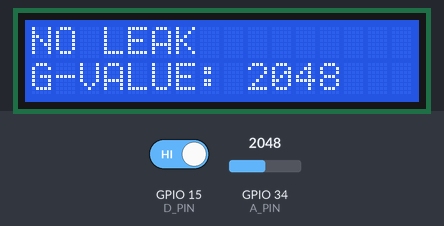
Bench run of a sketch on a simulated ESP32. Parts: 16×2 character LCD. The inputs (shaded band) are chosen by the test bench; at power-on: GPIO 15 (D_PIN) HIGH, GPIO 34 (A_PIN) = 2048.

Above: at 2.2 s.
2.3 s: GPIO 15 (D_PIN) driven LOW
At 3.0 s:
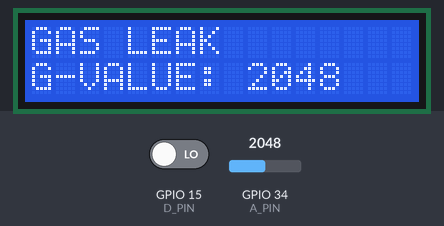
4.1 s: GPIO 34 (A_PIN) set to 2866
At 5.2 s:
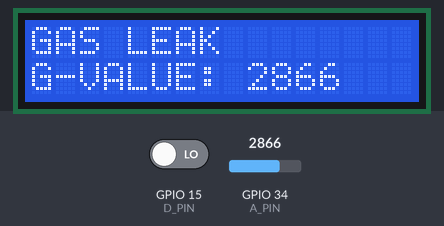
5.7 s: GPIO 34 (A_PIN) set to 3603
At 6.3 s:
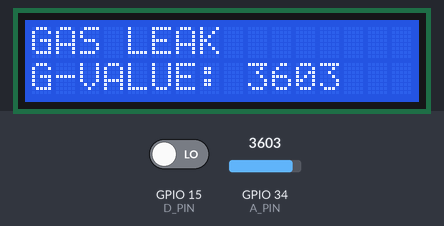
7.2 s: GPIO 15 (D_PIN) driven HIGH
At 8.5 s:
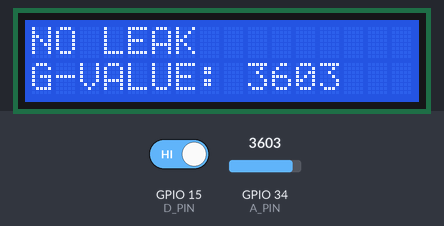
8.8 s: GPIO 34 (A_PIN) set to 4095
At 9.8 s:
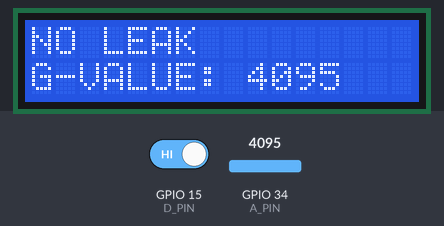
Timing chart, 0 to 11.4 s (numbered marks = the images above; inputs shaded):
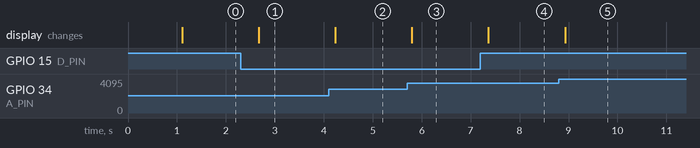

The sketch:

main.ino
```cpp
#include <LiquidCrystal_I2C.h>
#include <Wire.h>

LiquidCrystal_I2C lcd(0x27, 16, 2);

#define A_PIN 34
#define D_PIN 15

void setup() {
  // put your setup code here, to run once:

  Wire.begin(21, 22);

  pinMode(A_PIN,INPUT);
  pinMode(D_PIN,INPUT);

  lcd.init();
  lcd.backlight();

  lcd.setCursor(0, 0);
  lcd.print("MQ-2 Starting..");

  delay(1000);

  lcd.clear();

}

void loop() {
  // put your main code here, to run repeatedly:

  int sensorState = digitalRead(D_PIN);
  int sensorValue  = analogRead(A_PIN);

  if(sensorState == LOW){
    lcd.setCursor(0, 0);
    lcd.print("GAS LEAK");

    lcd.setCursor(0, 1);
    lcd.print("G-VALUE: ");
    lcd.print(sensorValue);
  }
  else{

    lcd.clear();
    lcd.setCursor(0, 0);
    lcd.print("NO LEAK");

    lcd.setCursor(0, 1);
    lcd.print("G-VALUE: ");
    lcd.print(sensorValue);

  }

  delay(500);

}
```

Measured:
- after the input at 2.3 s, the display: changes after 0.37 s (image 1)
- after the input at 4.1 s, the display: changes after 0.13 s (image 2)
- after the input at 5.7 s, the display: changes after 0.10 s (image 3)
- after the input at 7.2 s, the display: changes after 0.16 s (image 4)
- after the input at 8.8 s, the display: changes after 0.13 s (image 5)
